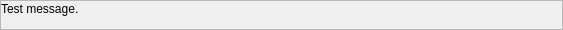
<?xml version="1.0" encoding="UTF-8"?>
<ui version="4.0">
 <class>CommentWidget</class>
 <widget class="QFrame" name="CommentWidget">
  <property name="geometry">
   <rect>
    <x>0</x>
    <y>0</y>
    <width>563</width>
    <height>30</height>
   </rect>
  </property>
  <property name="sizePolicy">
   <sizepolicy hsizetype="Preferred" vsizetype="Preferred">
    <horstretch>0</horstretch>
    <verstretch>0</verstretch>
   </sizepolicy>
  </property>
  <property name="windowTitle">
   <string>Frame</string>
  </property>
  <property name="frameShape">
   <enum>QFrame::StyledPanel</enum>
  </property>
  <property name="frameShadow">
   <enum>QFrame::Raised</enum>
  </property>
  <layout class="QVBoxLayout" name="verticalLayout">
   <property name="spacing">
    <number>0</number>
   </property>
   <property name="margin">
    <number>0</number>
   </property>
   <item>
    <widget class="QWidget" name="widgetLabel" native="true">
     <property name="sizePolicy">
      <sizepolicy hsizetype="Preferred" vsizetype="Minimum">
       <horstretch>0</horstretch>
       <verstretch>0</verstretch>
      </sizepolicy>
     </property>
     <layout class="QHBoxLayout" name="widgetLabelLayout">
      <property name="spacing">
       <number>2</number>
      </property>
      <property name="leftMargin">
       <number>4</number>
      </property>
      <property name="topMargin">
       <number>0</number>
      </property>
      <property name="rightMargin">
       <number>4</number>
      </property>
      <property name="bottomMargin">
       <number>1</number>
      </property>
     </layout>
    </widget>
   </item>
   <item>
    <widget class="QLabel" name="lblContent">
     <property name="sizePolicy">
      <sizepolicy hsizetype="Preferred" vsizetype="Preferred">
       <horstretch>0</horstretch>
       <verstretch>0</verstretch>
      </sizepolicy>
     </property>
     <property name="text">
      <string>Test message.</string>
     </property>
     <property name="textFormat">
      <enum>Qt::RichText</enum>
     </property>
     <property name="wordWrap">
      <bool>true</bool>
     </property>
     <property name="margin">
      <number>3</number>
     </property>
     <property name="openExternalLinks">
      <bool>true</bool>
     </property>
     <property name="textInteractionFlags">
      <set>Qt::LinksAccessibleByMouse|Qt::TextSelectableByMouse</set>
     </property>
    </widget>
   </item>
   <item>
    <spacer name="verticalSpacer">
     <property name="orientation">
      <enum>Qt::Vertical</enum>
     </property>
     <property name="sizeHint" stdset="0">
      <size>
       <width>20</width>
       <height>2</height>
      </size>
     </property>
    </spacer>
   </item>
  </layout>
 </widget>
 <resources/>
 <connections/>
</ui>
